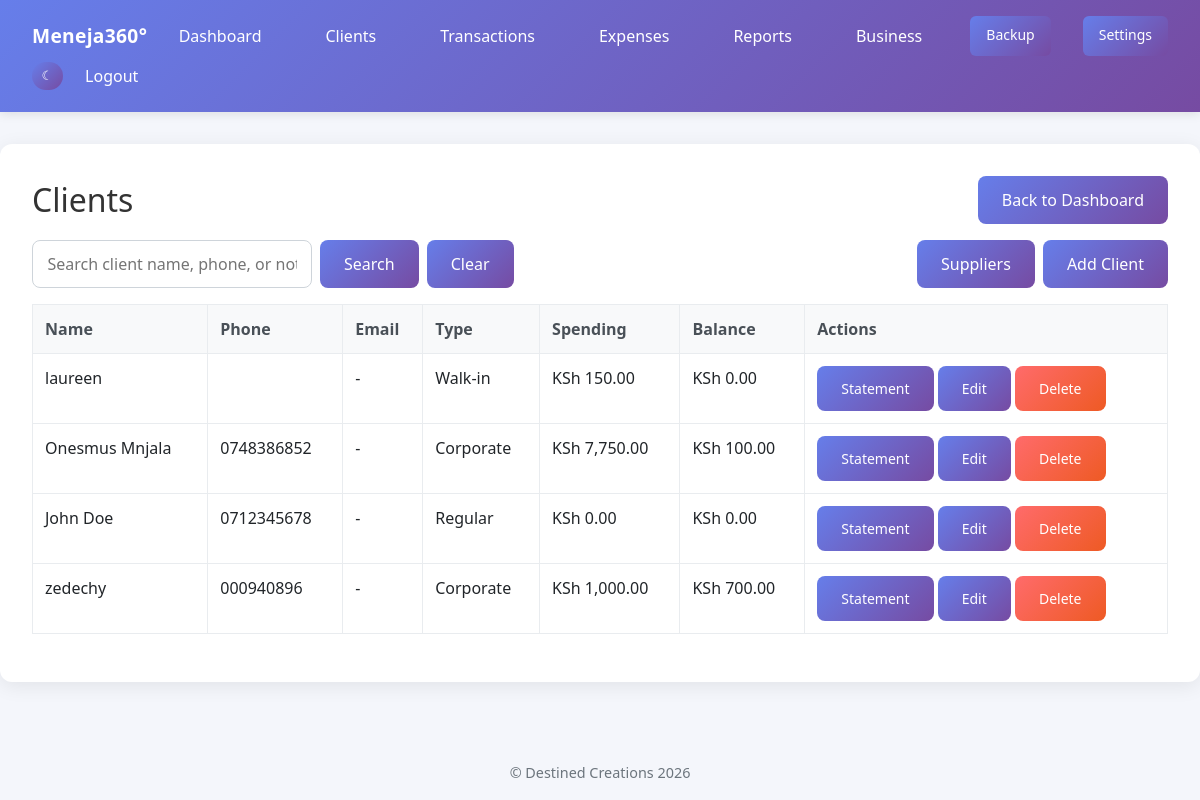
Screenshot of /clients/ (signed in) with the database file from the repository.
### core/models.py (models this page shows, shortened)
class Client(models.Model):
    WALK_IN = 'walkin'      # One-time visitors
    REGULAR = 'regular'     # Returning customers
    CORPORATE = 'corporate' # Business clients
    CLIENT_TYPE_CHOICES = [
        (WALK_IN, 'Walk-in'),
        (REGULAR, 'Regular'),
        (CORPORATE, 'Corporate'),
    ]
    business = models.ForeignKey(
        BusinessProfile,
        on_delete=models.CASCADE,
        related_name='clients',
        help_text="The business this client belongs to"
    )
    full_name = models.CharField(
        "Full Name",
        max_length=255,
        help_text="Client's complete name"
    )
    phone_number = models.CharField(
        "Phone Number",
        max_length=50,
        blank=True,
        help_text="Client's contact phone number"
    )
    company_name = models.CharField(
        "Company Name",
        max_length=255,
        blank=True,
        help_text="Optional company or organization name"
    )
    address = models.TextField(
        "Address",
        blank=True,
        help_text="Optional billing or postal address"
    )
    email = models.EmailField(
        "Email Address",
        blank=True,
        null=True,
        help_text="Client's email address"
    )
    client_type = models.CharField(
        "Client Type",
        max_length=20,
        choices=CLIENT_TYPE_CHOICES,
        default=WALK_IN,
        help_text="Type of client relationship"
    )
    total_spending = models.DecimalField(
        "Total Spending",
        max_digits=10,
        decimal_places=2,
        default=0,
        help_text="Total amount spent by client (auto-calculated)"
    )
    outstanding_balance = models.DecimalField(
        "Outstanding Balance",
        max_digits=10,
        decimal_places=2,
        default=0,
        help_text="Amount client still owes (auto-calculated)"
    )
    created_date = models.DateTimeField(
        "Created Date",
        default=timezone.now,
        help_text="When the client record was created"
    )
    notes = models.TextField(
        "Notes",
        blank=True,
        null=True,
        help_text="Additional notes about the client"
    )
    class Meta:
        verbose_name = "Client"
        verbose_name_plural = "Clients"
        ordering = ['-created_date']
        unique_together = ['business', 'full_name']

### core/views.py (the view)
# urls.py: path('clients/', views.ClientListView.as_view(), name='client_list'),
class ClientListView(LoginRequiredMixin, RecordsRequiredMixin, BusinessScopedQuerysetMixin, ListView):
    model = Client
    template_name = 'core/client_list.html'
    def get_queryset(self):
        qs = super().get_queryset()
        client_type = self.request.GET.get('type')
        search = self.request.GET.get('search', '').strip()
        if client_type:
            qs = qs.filter(client_type=client_type)
        if search:
            qs = qs.filter(
                Q(full_name__icontains=search) |
                Q(phone_number__icontains=search) |
                Q(notes__icontains=search)
            )
        return qs
    def get_context_data(self, **kwargs):
        context = super().get_context_data(**kwargs)
        context['search'] = self.request.GET.get('search', '')
        return context

### core/context_processors.py (called while the page is built)
def app_permissions(request):
    user = getattr(request, 'user', None)
    return {
        'app_role': get_user_role(user) if user and user.is_authenticated else None,
        'can_backup_restore': can_backup_restore(user) if user and user.is_authenticated else False,
        'can_manage_business': can_manage_business(user) if user and user.is_authenticated else False,
        'can_manage_records': can_manage_records(user) if user and user.is_authenticated else False,
        'can_view_reports': can_view_reports(user) if user and user.is_authenticated else False,
    }

### core/currency.py (called while the page is built)
def format_ksh(value):
    try:
        amount = Decimal(value)
    except (InvalidOperation, TypeError, ValueError):
        amount = Decimal("0")
    return f"KSh {amount:,.2f}"

### core/permissions.py (called while the page is built)
def get_user_role(user):
    if not user or not user.is_authenticated:
        return None
    business = get_user_business(user)
    if business.owner_id == user.id:
        return 'admin'
    profile = _get_profile(user)
    if profile and getattr(profile, 'business_id', None) == business.id:
        return profile.role
    return 'staff'

def can_backup_restore(user):
    return get_user_role(user) == 'admin'

def can_manage_business(user):
    return get_user_role(user) == 'admin'

def can_manage_records(user):
    return get_user_role(user) in {'admin', 'staff'}

def can_view_reports(user):
    return get_user_role(user) in {'admin', 'staff', 'viewer'}

    def dispatch(self, request, *args, **kwargs):
        if not self.has_permission():
            messages.error(request, self.permission_denied_message)
            return redirect('dashboard')
        return super().dispatch(request, *args, **kwargs)

    def has_permission(self):
        return can_manage_records(self.request.user)

### core/templatetags/currency_filters.py (called while the page is built)
@register.filter
def ksh(value):
    return format_ksh(value)

### core/tenancy.py (called while the page is built)
def get_user_business(user):
    if not user or not user.is_authenticated:
        raise PermissionDenied("Authentication is required.")
    try:
        profile = user.profile
    except (AttributeError, ObjectDoesNotExist, OperationalError, ProgrammingError):
        profile = None
    if profile and getattr(profile, 'business_id', None):
        return profile.business
    return BusinessProfile.get_or_create_for_user(user)

    def get_business(self):
        return get_user_business(self.request.user)

    def get_queryset(self):
        queryset = super().get_queryset()
        return queryset.filter(**{self.business_field: self.get_business()})

### templates/core/client_list.html (shortened to what this page needs)
{% extends 'base.html' %}
{% load currency_filters %}
{% block content %}
<div style="display:flex; justify-content:space-between; align-items:center; gap:1rem; flex-wrap:wrap; margin-bottom:1rem;">
    <h2 style="margin:0;">Clients</h2>
    <a href="{% url 'dashboard' %}" class="btn btn-light">Back to Dashboard</a>
</div>
<div style="display:flex; justify-content:space-between; align-items:end; gap:1rem; flex-wrap:wrap; margin-bottom:1rem;">
    <form method="get" style="display:flex; gap:0.5rem; flex-wrap:wrap; align-items:center;">
        <input type="text" name="search" value="{{ search }}" placeholder="Search client name, phone, or notes" style="min-width:280px; padding:0.7rem 0.9rem; border:1px solid #ced4da; border-radius:8px;">
        <button type="submit" class="btn">Search</button>
        <a href="{% url 'client_list' %}" class="btn btn-light">Clear</a>
    </form>
    <div style="display:flex; gap:0.5rem; flex-wrap:wrap;">
        <a href="{% url 'supplier_list' %}" class="btn btn-light">Suppliers</a>
        <a href="{% url 'client_add' %}" class="btn">Add Client</a>
    </div>
</div>
<table class="table">
    <thead><tr><th>Name</th><th>Phone</th><th>Email</th><th>Type</th><th>Spending</th><th>Balance</th><th>Actions</th></tr></thead>
    <tbody>
    {% for obj in object_list %}
        <tr>
            <td>{{ obj.full_name }}</td>
            <td>{{ obj.phone_number }}</td>
            <td>{{ obj.email|default:"-" }}</td>
            <td>{{ obj.get_client_type_display }}</td>
            <td>{{ obj.total_spending|ksh }}</td>
            <td>{{ obj.outstanding_balance|ksh }}</td>
            <td>
                <a href="{% url 'client_statement' obj.pk %}" class="btn btn-sm btn-light">Statement</a>
                <a href="{% url 'client_edit' obj.pk %}" class="btn btn-sm">Edit</a>
                <form method="post" action="{% url 'client_delete' obj.pk %}" style="display:inline;" onsubmit="return confirm('Delete this client permanently?');">
                    <button type="submit" class="btn btn-sm btn-danger">Delete</button>
                </form>
            </td>
        </tr>
    {% empty %}
        <tr><td colspan="7">No clients found.</td></tr>
    {% endfor %}
    </tbody>
</table>
{% endblock %}

### static/css/style.css (style rules this page uses)
body { font-family: 'Segoe UI', Tahoma, Geneva, Verdana, sans-serif; background: #f8f9fa; color: #333; margin: 0; padding: 0; min-height: 100vh; display: flex; flex-direction: column; }
.table { width: 100%; border-collapse: collapse; margin-top: 1rem; }
.table th, .table td { border: 1px solid #e9ecef; padding: 0.75rem; text-align: left; }
.table th { background: #f8f9fa; font-weight: 600; color: #495057; }
.btn { padding: 0.75rem 1.5rem; background: linear-gradient(135deg, #667eea 0%, #764ba2 100%); color: #fff; text-decoration: none; border-radius: 8px; border: none; cursor: pointer; transition: all 0.3s ease; font-weight: 500; }
.btn-danger { background: linear-gradient(135deg, #ff6b6b 0%, #ee5a24 100%); }
.light-mode { background: #f4f6fb; color: #333; }

### rows the page displays
Client: full_name "laureen", email "-", client_type "Walk-in", total_spending|ksh "KSh 150.00", outstanding_balance|ksh "KSh 0.00"
Client: full_name "Onesmus Mnjala", phone_number "0748386852", email "-", client_type "Corporate", total_spending|ksh "KSh 7,750.00", outstanding_balance|ksh "KSh 100.00"
Client: full_name "John Doe", phone_number "0712345678", email "-", client_type "Regular", total_spending|ksh "KSh 0.00", outstanding_balance|ksh "KSh 0.00"
Client: full_name "zedechy", phone_number "000940896", email "-", client_type "Corporate", total_spending|ksh "KSh 1,000.00", outstanding_balance|ksh "KSh 700.00"
